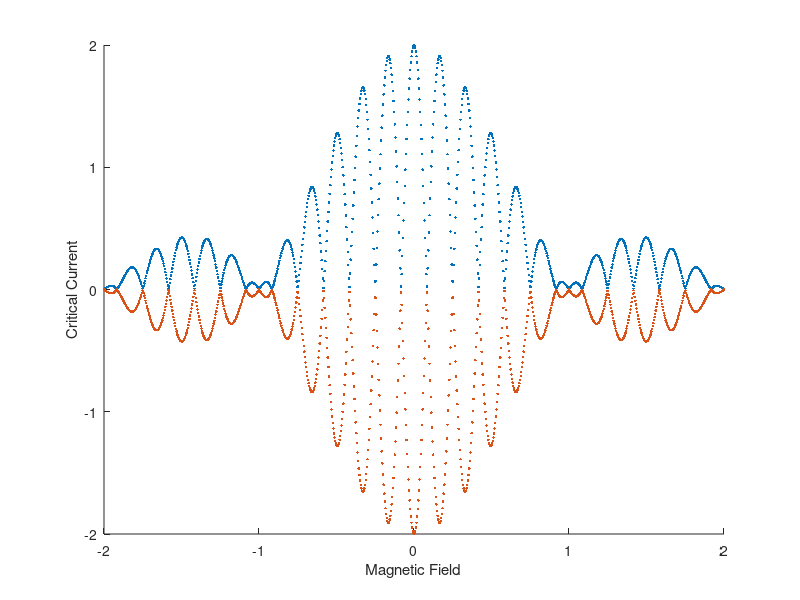

Reproduce this figure in MATLAB.
%Explanation of base program

%The program splits a squid into two junctions that have xmax discrete sections.  Each
%section has a supercurrent density, and a phase difference that is
%contributed to by the field (PhaseF) in the junction, the field in the squid loop,
%and an arbitrary phase set at x=1 %called Phase1.  These phase factors are 
%all summed along the junction to determine the local phase difference 
%across the junction at each point.  For each value of field and Phase1 the
%supercurrent at each point is calculated and the net supercurrent (sum 
%along the junction and then the sum of the two junctions together)
%is calcualted to find the supercurrent carried at that phase and that
%field.  To find the maximum supercurrent for a given field, the max of
%that vector is taken for that field value.  The minimum can be calculated 
%to find the negative critical current.  Both of these can be plotted 
%against the magnetic field that is applied.  This is the exact measurment 
%of the critical current vs field that we do in the lab.

%This version is the most basic version of the squid. It runs through
%Junction asymmetry.

% Critical Current Asymmetry
% Junction Area Asymmetry
% Critical Current density variation along each junction
% Squid Loop size variation
% Changes in the field scan range



%Abreviations used
%Junction=Junc
%Super Current = SCur or just SC
%Step Size = SS sufix
%Width = Wid
%Length = Len
%Magnitude = Mag


%% Clearing memory and input screen

clear;
clc;
close all;

%% Defining the Parameters of the Simulaiton

    %Dividing the Junctions up into discrete sections
        xmax1=51;
        xmax2=51;
        x1(1,:)=(1:xmax1);
        x2(1,:)=(1:xmax2);

    %Critical Current Magnitudes
        SCurrentMag1=1;
        SCurrentMag2=1;

        SCurNoiseMag1=.01;
        SCurNoiseMag2=.01;
        
    %Setting Squid Loop Parameers
        LoopWid=1;
        LoopLen=5;
    %Junction Area Dimensions
        JuncWid1=1;
        JuncLen1=1;

        JuncWid2=1;
        JuncLen2=1;

%Setting up Loop Parameters

    %Phase Loop parameters
        p=1;
        pmax=101;
        Phase0Min=0*pi;
        Phase0Max=2*pi;
            
    %Field Parameters
        f=1;
        fmax=1001;
        FieldMin=-2;
        FieldMax=2;
        
%Calculating Critical Current Densities
    JuncArea1=JuncWid1*JuncLen1;
    JuncArea2=JuncWid2*JuncLen2;
    LoopArea=LoopWid*LoopLen;
    
    SCurNoise1=SCurNoiseMag1*(2*rand(1,xmax1)-1);
    SCurNoise2=SCurNoiseMag2*(2*rand(1,xmax2)-1);
 
    SCurDen1=SCurrentMag1*ones(1,xmax1)/xmax1+SCurNoise1/xmax1;
    SCurDen2=SCurrentMag2*ones(1,xmax2)/xmax2+SCurNoise2/xmax2;

%Pre Allocating memory to the arrays (should decrease runtime)
    Phase0=zeros(1,pmax);
    Field=zeros(1,fmax);
    FluxinJunc1=zeros(1,fmax);
    FluxinJunc2=zeros(1,fmax);
    FluxinLoop=zeros(1,fmax);

    PhaseFDen1=zeros(1,fmax);
    PhaseFDen2=zeros(1,fmax);
    PhaseFL=zeros(1,fmax);

    SCurrent1=zeros(xmax1,pmax,fmax);
    SCurrent2=zeros(xmax2,pmax,fmax);
    SCurrentNet=zeros(1,pmax);

    MaxSCurrentNet=zeros(1,fmax);
    MinSCurrentNet=zeros(1,fmax);
%% Loops for running the simulation Meat of the Simulation


    %Field Contribution to the Phase 
    %Define the Field ForLoop setp size, then run the Field for ForLoop
    FieldSS=(FieldMax-FieldMin)/(fmax-1);
    for f=1:fmax

        Field(f)=FieldMin+(f-1)*FieldSS;


        PhaseF1=2*pi*Field(f)*JuncArea1;
        PhaseF2=2*pi*Field(f)*JuncArea2;
        PhaseFL=2*pi*Field(f)*LoopArea;

        PhaseFDen1=PhaseF1*x1/xmax1;
        PhaseFDen2=PhaseF2*x2/xmax2;

        %Phase0 ForLoop of externally set phase 
        %Define the Phase0 setp size, then run the ForLoop
        Phase0SS=(Phase0Max-Phase0Min)/(pmax-1);
        for p=1:pmax

            Phase0(p)=Phase0Min+(p-1)*Phase0SS;

            PhaseDrop1=Phase0(p)+PhaseFDen1;
            PhaseDrop2=Phase0(p)+PhaseF1+PhaseFL+PhaseFDen2;

            SCurrent1=SCurDen1.*sin(PhaseDrop1);
            SCurrent2=SCurDen2.*sin(PhaseDrop2);

            SCurrentNet(p)=sum(SCurrent1)+sum(SCurrent2);


        end
        MaxSCurrentNet(f)=max(SCurrentNet);
        MinSCurrentNet(f)=min(SCurrentNet);
    end



hold on
plot(Field,MaxSCurrentNet,'.')
xlabel('Magnetic Field'); ylabel('Critical Current');

hold on 
plot(Field,MinSCurrentNet,'.')




    
